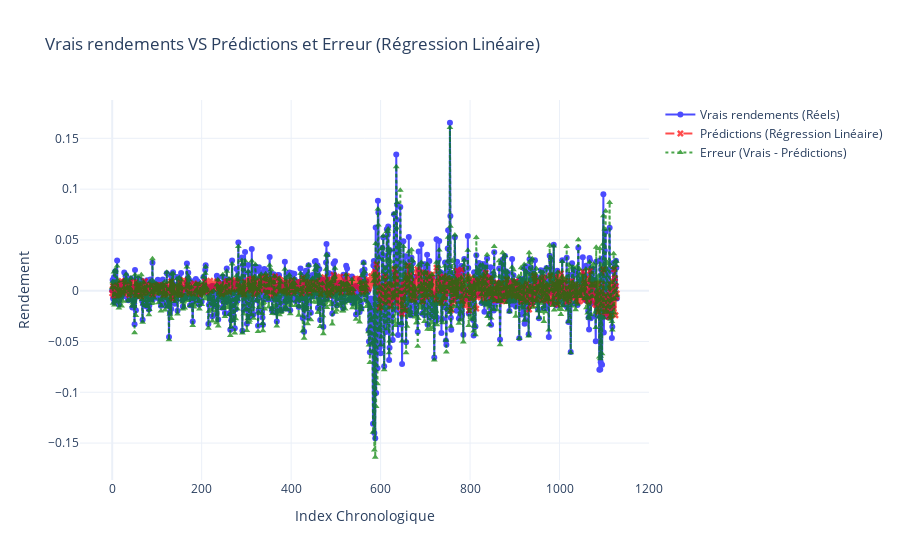

The code cell stored with this chart in its notebook:
### Code cell
errors = np.array(y_test) - np.array(y_pred_lin)

fig = go.Figure()

# Ajout des vrais rendements
fig.add_trace(go.Scatter(
    x=list(range(len(y_test))),
    y=y_test,
    mode='lines+markers',
    name='Vrais rendements (Réels)',
    line=dict(color='blue', dash='solid'),
    marker=dict(symbol='circle'),
    opacity=0.7
))

# Ajout des prédictions
fig.add_trace(go.Scatter(
    x=list(range(len(y_pred_lin))),
    y=y_pred_lin,
    mode='lines+markers',
    name='Prédictions (Régression Linéaire)',
    line=dict(color='red', dash='dash'),
    marker=dict(symbol='x'),
    opacity=0.7
))

# Ajout des erreurs
fig.add_trace(go.Scatter(
    x=list(range(len(errors))),
    y=errors,
    mode='lines+markers',
    name='Erreur (Vrais - Prédictions)',
    line=dict(color='green', dash='dot'),
    marker=dict(symbol='triangle-up'),
    opacity=0.7
))

fig.update_layout(
    title="Vrais rendements VS Prédictions et Erreur (Régression Linéaire)",
    xaxis_title="Index Chronologique",
    yaxis_title="Rendement",
    legend=dict(font=dict(size=12)),
    grid=dict(rows=1, columns=1),
    template="plotly_white"
)

fig.show()

### Figure 1 — Plotly figure (JSON) as saved in the notebook; plotly's stock layout.template omitted (floating-point values rounded to 4 significant figures; data arrays with more than 128 entries replaced by an {"elided": "..."} marker saying what was removed)
{"data": [{"line": {"color": "blue", "dash": "solid"}, "marker": {"symbol": "circle"}, "mode": "lines+markers", "name": "Vrais rendements (Réels)", "opacity": 0.7, "type": "scatter", "x": {"elided": "1129 int values"}, "y": {"elided": "1129 float values"}}, {"line": {"color": "red", "dash": "dash"}, "marker": {"symbol": "x"}, "mode": "lines+markers", "name": "Prédictions (Régression Linéaire)", "opacity": 0.7, "type": "scatter", "x": {"elided": "1129 int values"}, "y": {"elided": "1129 float values"}}, {"line": {"color": "green", "dash": "dot"}, "marker": {"symbol": "triangle-up"}, "mode": "lines+markers", "name": "Erreur (Vrais - Prédictions)", "opacity": 0.7, "type": "scatter", "x": {"elided": "1129 int values"}, "y": {"elided": "1129 float values"}}], "layout": {"grid": {"columns": 1, "rows": 1}, "legend": {"font": {"size": 12}}, "title": {"text": "Vrais rendements VS Prédictions et Erreur (Régression Linéaire)"}, "xaxis": {"title": {"text": "Index Chronologique"}}, "yaxis": {"title": {"text": "Rendement"}}}}
